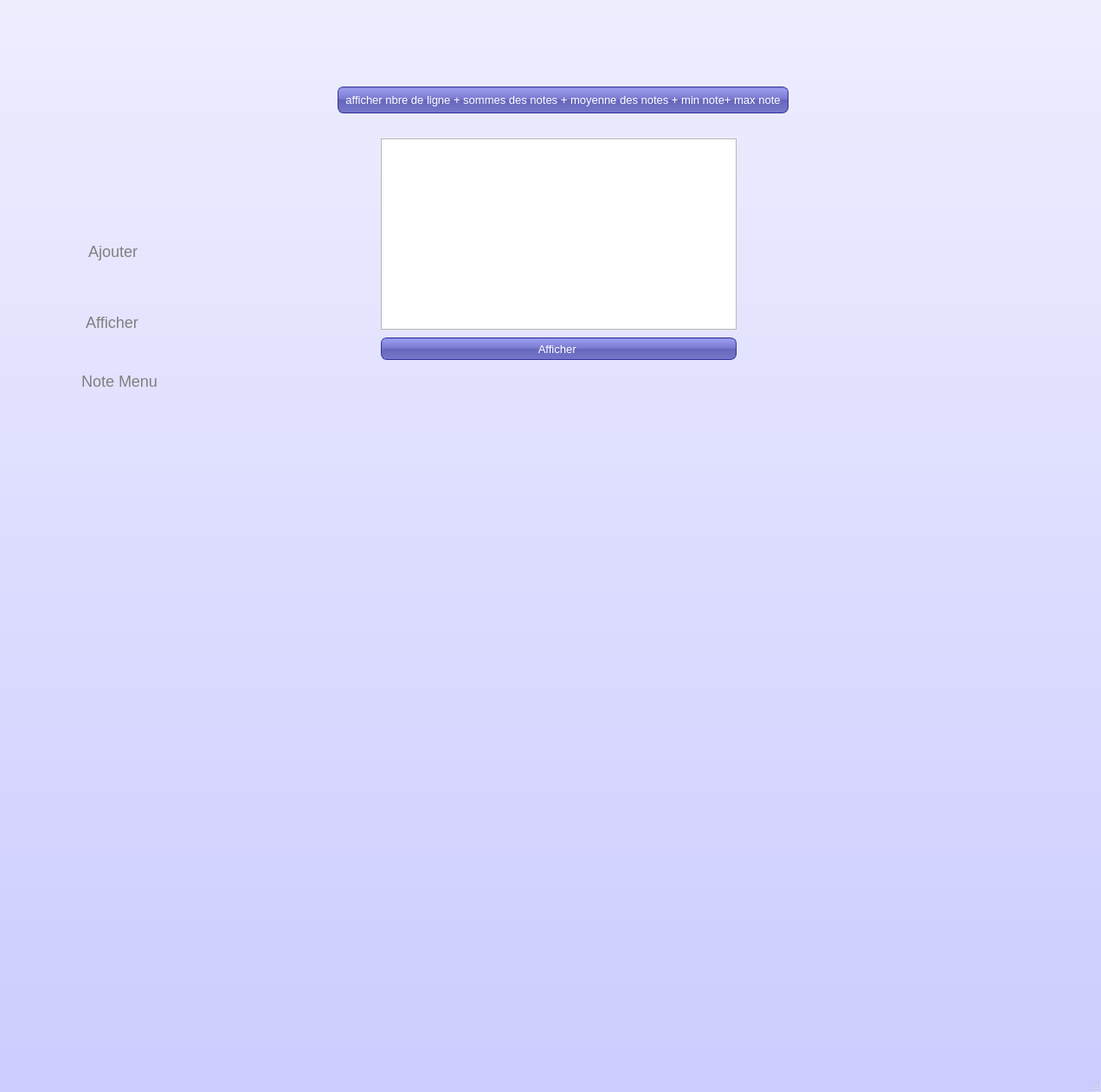
<?xml version="1.0" encoding="UTF-8"?>
<ui version="4.0">
 <class>menuWindow</class>
 <widget class="QMainWindow" name="menuWindow">
  <property name="geometry">
   <rect>
    <x>0</x>
    <y>0</y>
    <width>1272</width>
    <height>1262</height>
   </rect>
  </property>
  <property name="windowTitle">
   <string>Gestion Menu</string>
  </property>
  <property name="styleSheet">
   <string notr="true">#menuWindow {
background:  QLinearGradient(x1: 0, y1: 0, x2: 0, y2: 1, stop: 0 #eef, stop: 1 #ccf);
}

#mainFrame {
border: 3px solid gray;
border-radius: 40px;
background: QLinearGradient(x1: 0, y1: 0, x2: 0, y2: 1, stop: 0 #eef, stop: 1 #ccf);
}
QLineEdit {
padding: 2px;
border-style: solid;
border:2px solid pink ;

border-radius: 8px;


}

QDateEdit 
{
padding: 1px;
border-style: solid;
border: 2px solid pink;
border-radius: 8px;
}


QPushButton {
color: white;

background-color: QLinearGradient( x1: 0, y1: 0, x2: 0, y2: 1, stop: 0 #88d, stop: 0.1 #99e, stop: 0.49 #77c, stop: 0.5 #66b, stop: 1 #77c);
border-width: 1px;
border-color: #339;
border-style: solid;
border-radius: 7;
padding: 3px;
font-size: 13px;
padding-left: 5px;
padding-right: 5px;

}


QLabel {
color :  QLinearGradient( x1: 0, y1: 0, x2: 0, y2: 1, stop: 0 #88d, stop: 0.1 #99e, stop: 0.49 #77c, stop: 0.5 #66b, stop: 1 #77c);
font-weight: bold;
font-size: 15px;
}</string>
  </property>
  <widget class="QWidget" name="centralwidget">
   <widget class="QPushButton" name="pushButton">
    <property name="geometry">
     <rect>
      <x>160</x>
      <y>470</y>
      <width>111</width>
      <height>41</height>
     </rect>
    </property>
    <property name="styleSheet">
     <string notr="true">#pushButton{
background-color: transparent;
border-image: url(:/img/img/retour.jpg);
background: none;
border: none;
background-repeat: none;
color : gray ;

font-size: 18px;
}</string>
    </property>
    <property name="text">
     <string/>
    </property>
   </widget>
   <widget class="QLabel" name="label_11">
    <property name="geometry">
     <rect>
      <x>10</x>
      <y>10</y>
      <width>271</width>
      <height>511</height>
     </rect>
    </property>
    <property name="styleSheet">
     <string notr="true">#label_11 {
background-color: transparent;
border-image: url(:/img/img/espace admin.jpg);
background: none;
border: none;
background-repeat: none;
}</string>
    </property>
    <property name="text">
     <string/>
    </property>
   </widget>
   <widget class="QPushButton" name="pushButton_2">
    <property name="geometry">
     <rect>
      <x>20</x>
      <y>270</y>
      <width>221</width>
      <height>41</height>
     </rect>
    </property>
    <property name="styleSheet">
     <string notr="true">#pushButton_2{
background-color: transparent;
border-image: url(:/img/img/ajouter.jpg);
background: none;
border: none;
background-repeat: none;
color : gray ;

font-size: 18px;
}</string>
    </property>
    <property name="text">
     <string>Ajouter</string>
    </property>
   </widget>
   <widget class="QPushButton" name="pushButton_3">
    <property name="geometry">
     <rect>
      <x>14</x>
      <y>352</y>
      <width>231</width>
      <height>41</height>
     </rect>
    </property>
    <property name="styleSheet">
     <string notr="true">#pushButton_3{
background-color: transparent;
border-image: url(:/img/img/chercher.jpg);
background: none;
border: none;
background-repeat: none;
color : gray ;

font-size: 18px;
}</string>
    </property>
    <property name="text">
     <string>Afficher</string>
    </property>
   </widget>
   <widget class="QPushButton" name="pushButton_5">
    <property name="geometry">
     <rect>
      <x>20</x>
      <y>420</y>
      <width>221</width>
      <height>41</height>
     </rect>
    </property>
    <property name="styleSheet">
     <string notr="true">#pushButton_5{
background-color: transparent;
border-image: url(:/img/img/chercher.jpg);
background: none;
border: none;
background-repeat: none;
color : gray ;

font-size: 18px;
}</string>
    </property>
    <property name="text">
     <string>   Note Menu</string>
    </property>
   </widget>
   <widget class="QStackedWidget" name="stackedWidget">
    <property name="geometry">
     <rect>
      <x>310</x>
      <y>20</y>
      <width>831</width>
      <height>551</height>
     </rect>
    </property>
    <property name="currentIndex">
     <number>2</number>
    </property>
    <widget class="QWidget" name="page1">
     <widget class="QLineEdit" name="lineEdit_repas">
      <property name="geometry">
       <rect>
        <x>110</x>
        <y>157</y>
        <width>113</width>
        <height>20</height>
       </rect>
      </property>
     </widget>
     <widget class="QLineEdit" name="lineEdit_dessert">
      <property name="geometry">
       <rect>
        <x>110</x>
        <y>197</y>
        <width>113</width>
        <height>20</height>
       </rect>
      </property>
     </widget>
     <widget class="QLabel" name="label_3">
      <property name="geometry">
       <rect>
        <x>0</x>
        <y>157</y>
        <width>47</width>
        <height>31</height>
       </rect>
      </property>
      <property name="text">
       <string>&lt;font color=white&gt; Repas</string>
      </property>
     </widget>
     <widget class="QLabel" name="label_5">
      <property name="geometry">
       <rect>
        <x>0</x>
        <y>197</y>
        <width>91</width>
        <height>21</height>
       </rect>
      </property>
      <property name="text">
       <string>&lt;font color=white&gt; Dessert
</string>
      </property>
     </widget>
     <widget class="QLabel" name="label_2">
      <property name="geometry">
       <rect>
        <x>0</x>
        <y>117</y>
        <width>47</width>
        <height>21</height>
       </rect>
      </property>
      <property name="text">
       <string>&lt;font color=white&gt; Jour</string>
      </property>
     </widget>
     <widget class="QDateEdit" name="dateEdit_date2">
      <property name="geometry">
       <rect>
        <x>110</x>
        <y>237</y>
        <width>111</width>
        <height>22</height>
       </rect>
      </property>
     </widget>
     <widget class="QLabel" name="label">
      <property name="geometry">
       <rect>
        <x>0</x>
        <y>77</y>
        <width>181</width>
        <height>21</height>
       </rect>
      </property>
      <property name="styleSheet">
       <string notr="true">selection-color: rgb(255, 255, 255);</string>
      </property>
      <property name="text">
       <string>&lt;font color=white&gt; Identifiant</string>
      </property>
     </widget>
     <widget class="QPushButton" name="imprimer_menu">
      <property name="geometry">
       <rect>
        <x>110</x>
        <y>317</y>
        <width>111</width>
        <height>23</height>
       </rect>
      </property>
      <property name="text">
       <string>imprimer</string>
      </property>
     </widget>
     <widget class="QLineEdit" name="lineEdit_id">
      <property name="geometry">
       <rect>
        <x>110</x>
        <y>77</y>
        <width>113</width>
        <height>20</height>
       </rect>
      </property>
     </widget>
     <widget class="QPushButton" name="ajouter">
      <property name="geometry">
       <rect>
        <x>110</x>
        <y>287</y>
        <width>111</width>
        <height>23</height>
       </rect>
      </property>
      <property name="text">
       <string>Ajouter</string>
      </property>
     </widget>
     <widget class="QLineEdit" name="lineEdit_jours">
      <property name="geometry">
       <rect>
        <x>110</x>
        <y>117</y>
        <width>113</width>
        <height>20</height>
       </rect>
      </property>
     </widget>
     <widget class="QLabel" name="label_6">
      <property name="geometry">
       <rect>
        <x>0</x>
        <y>230</y>
        <width>81</width>
        <height>31</height>
       </rect>
      </property>
      <property name="text">
       <string>&lt;font color=white&gt;Date</string>
      </property>
     </widget>
     <widget class="QLabel" name="label_menu">
      <property name="geometry">
       <rect>
        <x>-10</x>
        <y>-10</y>
        <width>441</width>
        <height>561</height>
       </rect>
      </property>
      <property name="text">
       <string/>
      </property>
     </widget>
     <widget class="QLabel" name="label_menu2_2">
      <property name="geometry">
       <rect>
        <x>500</x>
        <y>100</y>
        <width>191</width>
        <height>271</height>
       </rect>
      </property>
      <property name="text">
       <string/>
      </property>
     </widget>
     <zorder>label_menu</zorder>
     <zorder>lineEdit_repas</zorder>
     <zorder>lineEdit_dessert</zorder>
     <zorder>label_3</zorder>
     <zorder>label_5</zorder>
     <zorder>label_2</zorder>
     <zorder>dateEdit_date2</zorder>
     <zorder>label</zorder>
     <zorder>imprimer_menu</zorder>
     <zorder>lineEdit_id</zorder>
     <zorder>ajouter</zorder>
     <zorder>lineEdit_jours</zorder>
     <zorder>label_6</zorder>
     <zorder>label_menu2_2</zorder>
    </widget>
    <widget class="QWidget" name="page_2">
     <widget class="QLabel" name="label_8">
      <property name="geometry">
       <rect>
        <x>370</x>
        <y>360</y>
        <width>81</width>
        <height>16</height>
       </rect>
      </property>
      <property name="text">
       <string>nv repas :</string>
      </property>
     </widget>
     <widget class="QLineEdit" name="lineEdit_nvdessert">
      <property name="geometry">
       <rect>
        <x>470</x>
        <y>390</y>
        <width>113</width>
        <height>20</height>
       </rect>
      </property>
     </widget>
     <widget class="QLabel" name="label_9">
      <property name="geometry">
       <rect>
        <x>370</x>
        <y>390</y>
        <width>121</width>
        <height>16</height>
       </rect>
      </property>
      <property name="text">
       <string>nv dessert :</string>
      </property>
     </widget>
     <widget class="QDateEdit" name="dateEdit_nvdate">
      <property name="geometry">
       <rect>
        <x>470</x>
        <y>420</y>
        <width>111</width>
        <height>21</height>
       </rect>
      </property>
     </widget>
     <widget class="QPushButton" name="pushButton_chercher_plat">
      <property name="geometry">
       <rect>
        <x>60</x>
        <y>360</y>
        <width>123</width>
        <height>24</height>
       </rect>
      </property>
      <property name="text">
       <string>Chercher par repas</string>
      </property>
     </widget>
     <widget class="QTableView" name="tabMenu">
      <property name="geometry">
       <rect>
        <x>40</x>
        <y>30</y>
        <width>541</width>
        <height>291</height>
       </rect>
      </property>
     </widget>
     <widget class="QPushButton" name="pushButton_modifier_menu">
      <property name="geometry">
       <rect>
        <x>470</x>
        <y>460</y>
        <width>111</width>
        <height>23</height>
       </rect>
      </property>
      <property name="text">
       <string>Modifier</string>
      </property>
     </widget>
     <widget class="QGroupBox" name="groupBox">
      <property name="geometry">
       <rect>
        <x>610</x>
        <y>40</y>
        <width>131</width>
        <height>91</height>
       </rect>
      </property>
      <property name="title">
       <string>trier</string>
      </property>
      <widget class="QPushButton" name="pushButton_trierParId">
       <property name="geometry">
        <rect>
         <x>21</x>
         <y>21</y>
         <width>91</width>
         <height>23</height>
        </rect>
       </property>
       <property name="text">
        <string> par id</string>
       </property>
      </widget>
      <widget class="QPushButton" name="pushButton_trierParJours">
       <property name="geometry">
        <rect>
         <x>21</x>
         <y>50</y>
         <width>91</width>
         <height>23</height>
        </rect>
       </property>
       <property name="text">
        <string> par jours</string>
       </property>
      </widget>
     </widget>
     <widget class="QGroupBox" name="groupBox_2">
      <property name="geometry">
       <rect>
        <x>610</x>
        <y>150</y>
        <width>131</width>
        <height>111</height>
       </rect>
      </property>
      <property name="title">
       <string>supprimer</string>
      </property>
      <widget class="QPushButton" name="pb_supprimer_2">
       <property name="geometry">
        <rect>
         <x>20</x>
         <y>67</y>
         <width>101</width>
         <height>23</height>
        </rect>
       </property>
       <property name="text">
        <string>Supprimer</string>
       </property>
      </widget>
      <widget class="QLabel" name="label_7">
       <property name="geometry">
        <rect>
         <x>30</x>
         <y>20</y>
         <width>101</width>
         <height>16</height>
        </rect>
       </property>
       <property name="text">
        <string>Identifiant</string>
       </property>
      </widget>
      <widget class="QLineEdit" name="lineEdit_id_2">
       <property name="geometry">
        <rect>
         <x>20</x>
         <y>40</y>
         <width>101</width>
         <height>20</height>
        </rect>
       </property>
      </widget>
     </widget>
     <widget class="QPushButton" name="pushButton_afficher_par_typpe">
      <property name="geometry">
       <rect>
        <x>620</x>
        <y>280</y>
        <width>121</width>
        <height>23</height>
       </rect>
      </property>
      <property name="text">
       <string>afficher par jours</string>
      </property>
     </widget>
     <widget class="QPushButton" name="pushButton_chercherMenu">
      <property name="geometry">
       <rect>
        <x>60</x>
        <y>330</y>
        <width>121</width>
        <height>24</height>
       </rect>
      </property>
      <property name="text">
       <string>Chercher par id</string>
      </property>
     </widget>
     <widget class="QLabel" name="label_10">
      <property name="geometry">
       <rect>
        <x>370</x>
        <y>420</y>
        <width>101</width>
        <height>16</height>
       </rect>
      </property>
      <property name="text">
       <string>nv date :</string>
      </property>
     </widget>
     <widget class="QLabel" name="label_4">
      <property name="geometry">
       <rect>
        <x>370</x>
        <y>330</y>
        <width>81</width>
        <height>20</height>
       </rect>
      </property>
      <property name="text">
       <string>nv jours : </string>
      </property>
     </widget>
     <widget class="QLineEdit" name="lineEdit_nvjours">
      <property name="geometry">
       <rect>
        <x>470</x>
        <y>330</y>
        <width>113</width>
        <height>20</height>
       </rect>
      </property>
     </widget>
     <widget class="QLineEdit" name="lineEdit_nvrepas">
      <property name="geometry">
       <rect>
        <x>470</x>
        <y>360</y>
        <width>113</width>
        <height>20</height>
       </rect>
      </property>
     </widget>
     <widget class="QLineEdit" name="lineEdit_chercherMenu_2">
      <property name="geometry">
       <rect>
        <x>200</x>
        <y>360</y>
        <width>126</width>
        <height>20</height>
       </rect>
      </property>
     </widget>
     <widget class="QLineEdit" name="lineEdit_chercherMenu">
      <property name="geometry">
       <rect>
        <x>200</x>
        <y>330</y>
        <width>126</width>
        <height>20</height>
       </rect>
      </property>
     </widget>
    </widget>
    <widget class="QWidget" name="page">
     <widget class="QPushButton" name="pushButton_afficher_note">
      <property name="geometry">
       <rect>
        <x>130</x>
        <y>370</y>
        <width>411</width>
        <height>26</height>
       </rect>
      </property>
      <property name="text">
       <string>Afficher </string>
      </property>
     </widget>
     <widget class="QLabel" name="label_toff">
      <property name="geometry">
       <rect>
        <x>50</x>
        <y>10</y>
        <width>771</width>
        <height>541</height>
       </rect>
      </property>
      <property name="text">
       <string/>
      </property>
     </widget>
     <widget class="QTableView" name="table_note">
      <property name="geometry">
       <rect>
        <x>130</x>
        <y>140</y>
        <width>411</width>
        <height>221</height>
       </rect>
      </property>
     </widget>
     <widget class="QPushButton" name="pushButton_4">
      <property name="geometry">
       <rect>
        <x>80</x>
        <y>80</y>
        <width>521</width>
        <height>31</height>
       </rect>
      </property>
      <property name="text">
       <string>afficher nbre de ligne + sommes des notes + moyenne des notes + min note+ max note</string>
      </property>
     </widget>
     <zorder>label_toff</zorder>
     <zorder>pushButton_afficher_note</zorder>
     <zorder>table_note</zorder>
     <zorder>pushButton_4</zorder>
    </widget>
   </widget>
   <zorder>label_11</zorder>
   <zorder>pushButton</zorder>
   <zorder>pushButton_2</zorder>
   <zorder>pushButton_3</zorder>
   <zorder>pushButton_5</zorder>
   <zorder>stackedWidget</zorder>
  </widget>
  <widget class="QMenuBar" name="menubar">
   <property name="geometry">
    <rect>
     <x>0</x>
     <y>0</y>
     <width>1272</width>
     <height>21</height>
    </rect>
   </property>
  </widget>
  <widget class="QStatusBar" name="statusbar"/>
 </widget>
 <resources/>
 <connections/>
</ui>
